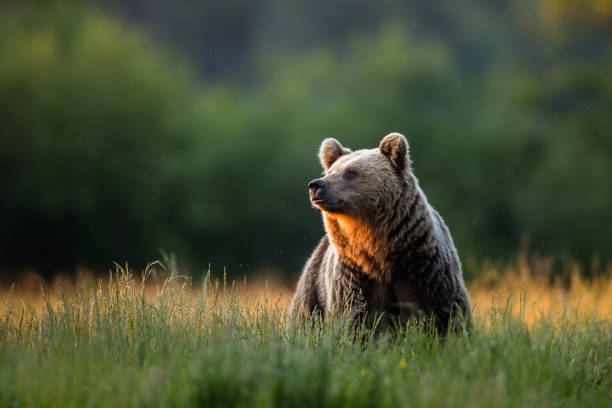
#> input picture week2/image.jpg, 612 x 408 px, found by its file name
$ jupyter execute 03-cropping.ipynb
#> lines starting #> are read from the running program, lines starting #| are printed output that depends on the picture
## Cropping

[cell 1]
import cv2
import numpy as np
import matplotlib.pyplot as plt

image = cv2.imread("C:/Users/sudob/OneDrive/Desktop/week2/image.jpg")
#> image is the input picture: shape (408, 612, 3); mean B, G, R 52, 79.1, 71.3
plt.imshow(image[...,::-1])

[cell 2]
height, width = image.shape[:2]
#> height = 408; width = 612

# Simply use indexing to crop out the rectangle we desire
cropped = image[250:400 , 250:550]
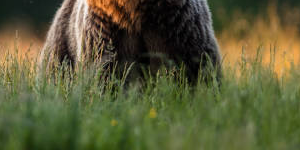
#> cropped: shape (150, 300, 3); mean B, G, R 55.2, 90.9, 90.2

plt.imshow(cropped[...,::-1])


$ run again, with week2/tiger.jpg copied over week2/image.jpg
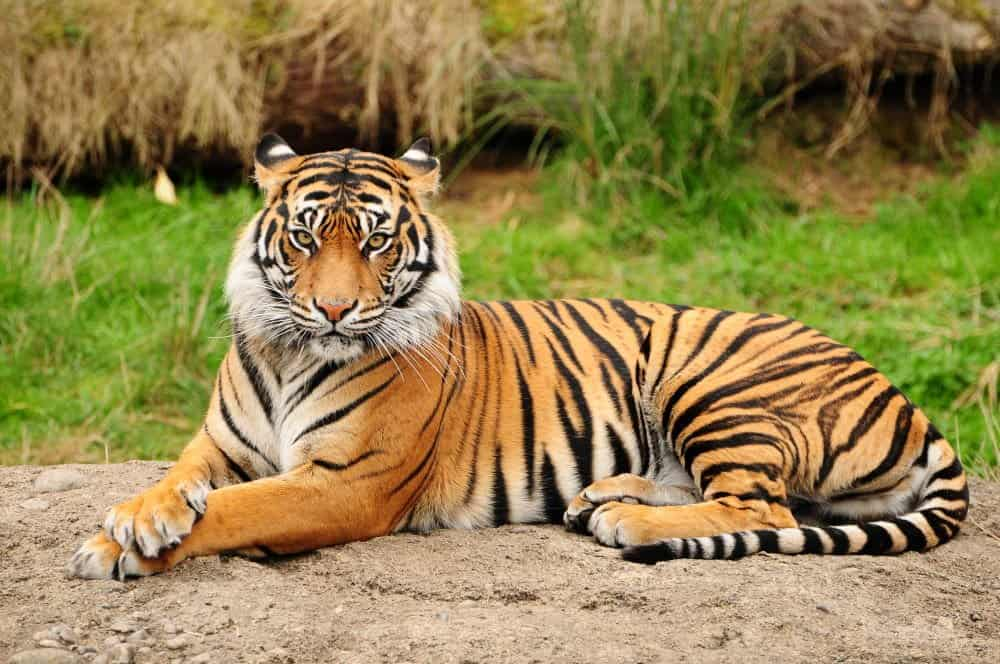
#> input picture week2/tiger.jpg, 1000 x 664 px, found by its file name
#> image is the input picture: shape (664, 1000, 3); mean B, G, R 78.1, 131.1, 147.8
#> `cropped = image[250:400 , 250:550]`:
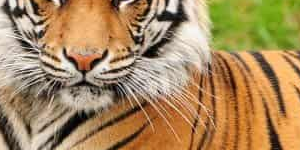
#> cropped: shape (150, 300, 3); mean B, G, R 93.7, 137.4, 168.5
